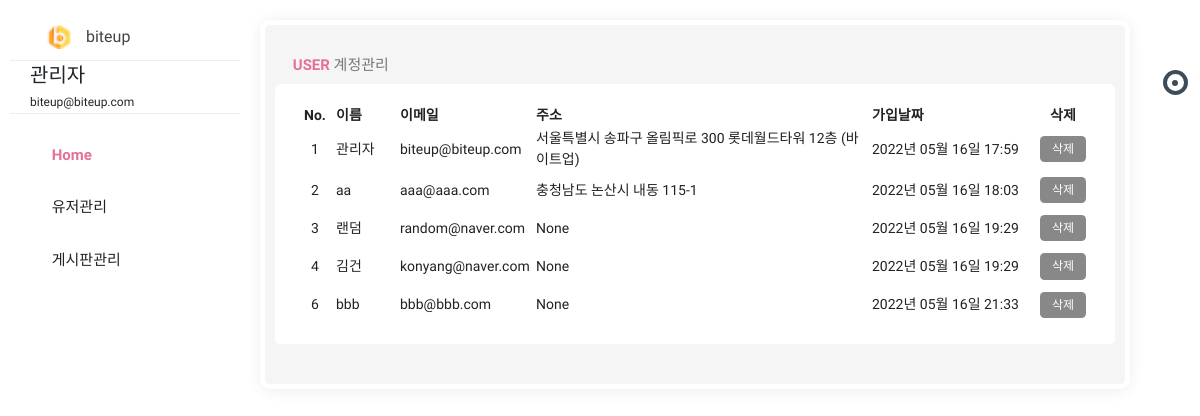
Before: /admin/list (signed in) with the older database file.
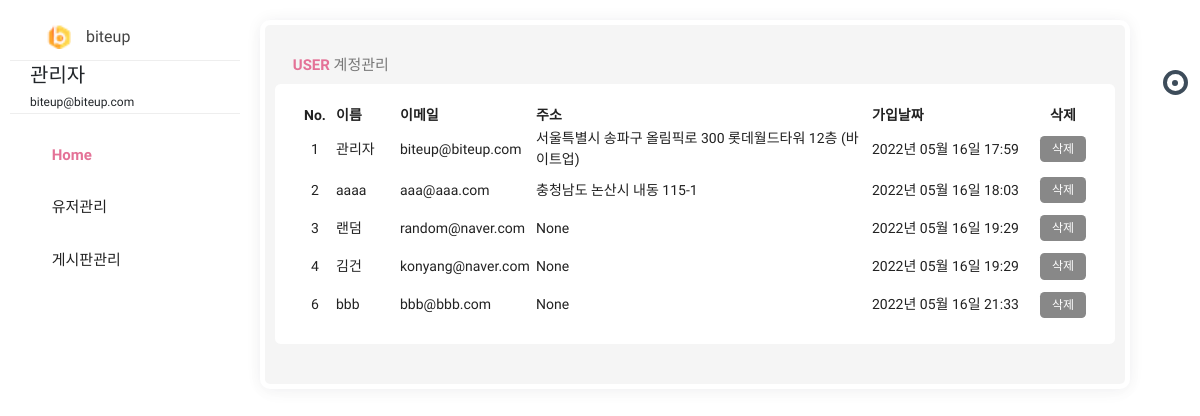
After: the same page with the newer database file.
### pybo/models.py (models this page shows)
class User(db.Model):
    id = db.Column(db.Integer, primary_key=True)
    username = db.Column(db.String(150), unique=True, nullable=False)
    password = db.Column(db.String(200), nullable=False)
    email = db.Column(db.String(120), unique=True, nullable=False)
    passwd_answer = db.Column(db.String(200), unique=True, nullable=False)
    location = db.Column(db.String(64), nullable=False)
    about_me = db.Column(db.Text(), nullable=False)
    create_date = db.Column(db.DateTime(), nullable=False)

### pybo/views/admin_views.py (the view)
@bp.route('/list', methods=('GET', 'POST'))
@login_required
def _list():
    if g.user.email == "biteup@biteup.com":
        user_list = User.query.order_by(User.id.asc())
        return render_template('admin/admin_list.html', user_list=user_list)
    else:
        return '<script>alert("관리자의 권한이 없습니다.");location.href="/"</script>'

### pybo/filter.py (called while the page is built)
def format_datetime(value, fmt='%Y년 %m월 %d일 %H:%M'):
    return value.strftime(fmt)

### pybo/views/auth_views.py (called while the page is built)
@bp.before_app_request
def load_logged_in_user():
    user_id = session.get('user_id')
    if user_id is None:
        g.user = None
    else:
        g.user = User.query.get(user_id)

def login_required(view):
    @functools.wraps(view)
    def wrapped_view(**kwargs):
        if g.user is None:
            return redirect(url_for('auth.login'))
        return view(**kwargs)
    return wrapped_view

### pybo/templates/admin/admin_list.html (shortened to what this page needs)
{% extends 'admin.html' %}
{% block content %}
<div class="row clearfix">
    <div class="col-lg-12">
        <div class="card">
            <div class="header">
                <h2><strong><i class="zmdi zmdi-chart"></i> user </strong> 계정관리</h2>
            </div>
            <div class="body">
                <table class="table_user">
                    <thead>
                    <tr>
                        <th class="td_id">No.</th>
                        <th>이름</th>
                        <th>이메일</th>
                        <th>주소</th>
                        <th>가입날짜</th>
                        <th class="td_delete">삭제</th>
                    </tr>
                    </thead>
                    <tbody>
                    {% for user in user_list %}
                    <tr>
                        <td class="td_id">{{ user.id }}</td>
                        <td class="td_username">{{ user.username }}</td>
                        <td class="td_email">{{ user.email }}</td>
                        <td class="td_location">{{ user.location }}</td>
                        <td class="td_datetime">{{ user.create_date|datetime }}</td>
                        <td class="td_delete">
                            <a href="{{ url_for('admin.user_delete', user_id=user.id) }}" class="delete btn btn-sm btn-outline-secondary">삭제</a>
                        </td>
                    </tr>
                    {% endfor %}
                    </tbody>
                </table>
            </div>
        </div>
    </div>
</div>
{% endblock %}

Changed rows visible on the page:
changed User "aaa@aaa.com": username "aa" → "aaaa"
